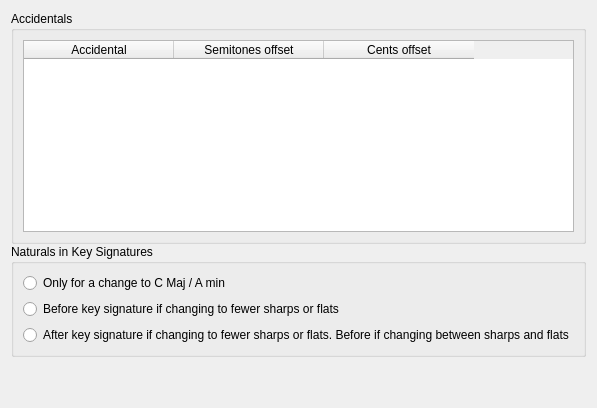
     <widget class="QWidget" name="Page18">
      <layout class="QVBoxLayout" name="verticalLayout_30">
       <property name="spacing">
        <number>0</number>
       </property>
       <item>
        <widget class="QGroupBox" name="accidentalsGroup">
         <property name="title">
          <string>Accidentals</string>
         </property>
         <layout class="QVBoxLayout" name="verticalLayout_31">
          <item>
           <widget class="QTableWidget" name="accidentalTable">
            <attribute name="horizontalHeaderDefaultSectionSize">
             <number>150</number>
            </attribute>
            <column>
             <property name="text">
              <string>Accidental</string>
             </property>
            </column>
            <column>
             <property name="text">
              <string>Semitones offset</string>
             </property>
            </column>
            <column>
             <property name="text">
              <string>Cents offset</string>
             </property>
            </column>
           </widget>
          </item>
         </layout>
        </widget>
       </item>
       <item>
        <widget class="QGroupBox" name="keySigNaturalsGroup">
         <property name="title">
          <string>Naturals in Key Signatures</string>
         </property>
         <layout class="QVBoxLayout" name="verticalLayout_35">
          <item>
           <widget class="QRadioButton" name="radioKeySigNatNone">
            <property name="text">
             <string>Only for a change to C Maj / A min</string>
            </property>
           </widget>
          </item>
          <item>
           <widget class="QRadioButton" name="radioKeySigNatBefore">
            <property name="text">
             <string>Before key signature if changing to fewer sharps or flats</string>
            </property>
           </widget>
          </item>
          <item>
           <widget class="QRadioButton" name="radioKeySigNatAfter">
            <property name="text">
             <string>After key signature if changing to fewer sharps or flats. Before if changing between sharps and flats</string>
            </property>
           </widget>
          </item>
         </layout>
        </widget>
       </item>
       <item>
        <spacer name="verticalSpacer_5">
         <property name="orientation">
          <enum>Qt::Vertical</enum>
         </property>
         <property name="sizeHint" stdset="0">
          <size>
           <width>20</width>
           <height>40</height>
          </size>
         </property>
        </spacer>
       </item>
      </layout>
     </widget>
